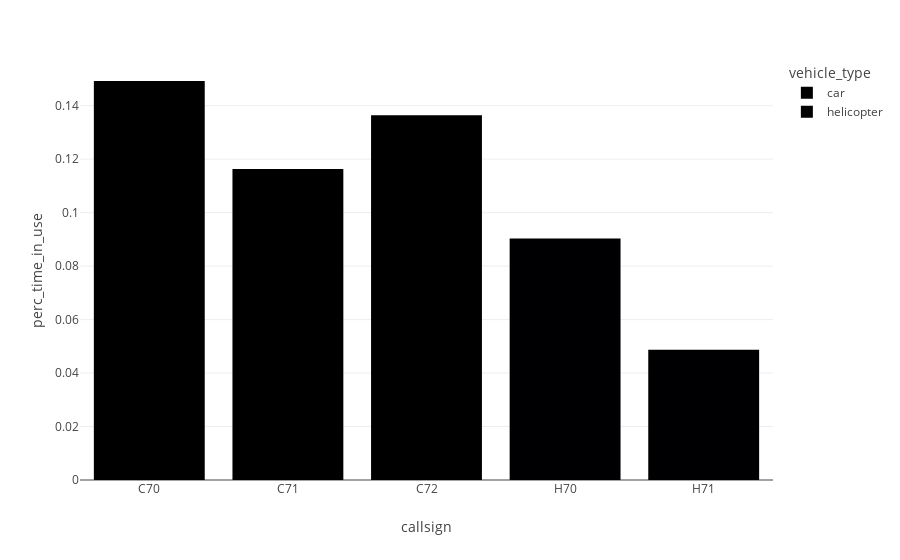

The code cell stored with this chart in its notebook:
### Code cell
px.bar(utilisation_df_overall.reset_index(),
       y="perc_time_in_use",
       x="callsign",
       color="vehicle_type")

### Figure 1 — Plotly figure (JSON) as saved in the notebook; plotly's stock layout.template omitted (floating-point values rounded to 4 significant figures)
{"data": [{"alignmentgroup": "True", "hovertemplate": "vehicle_type=car<br>callsign=%{x}<br>perc_time_in_use=%{y}<extra></extra>", "legendgroup": "car", "marker": {"color": "#000001", "pattern": {"shape": ""}}, "name": "car", "offsetgroup": "car", "orientation": "v", "showlegend": true, "textposition": "auto", "type": "bar", "x": ["C70", "C71", "C72"], "xaxis": "x", "y": [0.1492, 0.1164, 0.1364], "yaxis": "y"}, {"alignmentgroup": "True", "hovertemplate": "vehicle_type=helicopter<br>callsign=%{x}<br>perc_time_in_use=%{y}<extra></extra>", "legendgroup": "helicopter", "marker": {"color": "#000002", "pattern": {"shape": ""}}, "name": "helicopter", "offsetgroup": "helicopter", "orientation": "v", "showlegend": true, "textposition": "auto", "type": "bar", "x": ["H70", "H71"], "xaxis": "x", "y": [0.09031, 0.04869], "yaxis": "y"}], "layout": {"barmode": "relative", "legend": {"title": {"text": "vehicle_type"}, "tracegroupgap": 0}, "margin": {"t": 60}, "xaxis": {"anchor": "y", "domain": [0, 1], "title": {"text": "callsign"}}, "yaxis": {"anchor": "x", "domain": [0, 1], "title": {"text": "perc_time_in_use"}}}}
